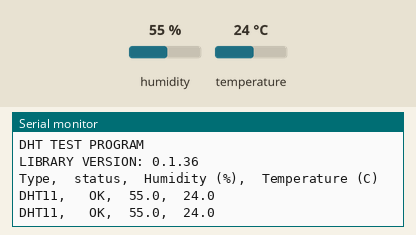
A sketch run on a simulated Arduino Uno, built with avr-gcc and run on an emulated ATmega328P. Shown: the last lines printed to the serial monitor. The inputs (shaded band) are chosen by the test bench; at power-on: humidity 55 %, temperature 24 °C.

Above: at 5.8 s.
5.9 s: humidity set to 22 %
At 10.6 s:
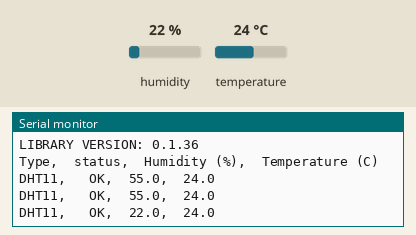
11.9 s: temperature set to 12 °C
At 16.5 s:
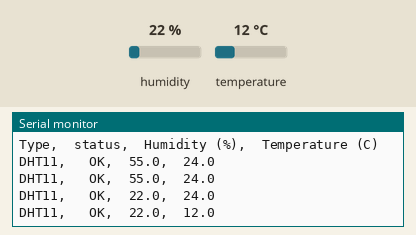
17.9 s: humidity set to 40 %
At 21.1 s:
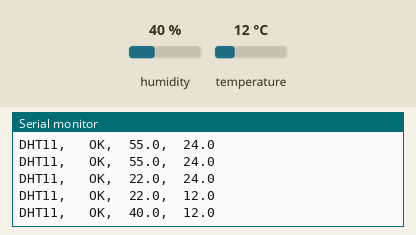
Timing chart, 0 to 22.6 s (numbered marks = the images above; inputs shaded):
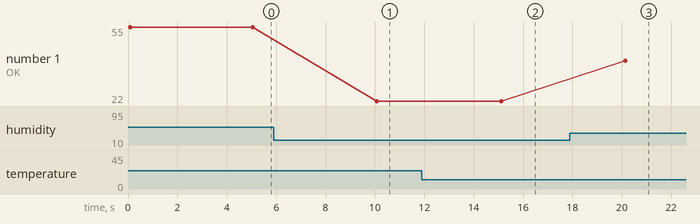

Measured:
- after the input at 5.9 s, the serial monitor: prints a new line after 4.2 s (image 1)
- after the input at 11.9 s, the serial monitor: prints a new line after 3.2 s (image 2)
- after the input at 17.9 s, the serial monitor: prints a new line after 2.2 s (image 3)
- plotted number 1: 55 → 22 after the input at 5.9 s, 22 → 40 after the input at 17.9 s

The sketch:

______v1.0.ino
```cpp
#include <dht.h>//调用库文件

dht DHT;

#define DHT11_PIN 8//put the sensor in the digital pin 4

void setup()
{
  Serial.begin(9600);
  Serial.println("DHT TEST PROGRAM ");
  Serial.print("LIBRARY VERSION: ");
  Serial.println(DHT_LIB_VERSION);
  Serial.println();
  Serial.println("Type,\tstatus,\tHumidity (%),\tTemperature (C)");
}

void loop()
{

  // READ DATA
  Serial.print("DHT11, \t");
  int chk = DHT.read11(DHT11_PIN);
  switch (chk)
  {
    case 0:  Serial.print("OK,\t"); break;
    case -1: Serial.print("Checksum error,\t"); break;
    case -2: Serial.print("Time out error,\t"); break;
    default: Serial.print("Unknown error,\t"); break;
  }
  // DISPLAT DATA
  Serial.print(DHT.humidity, 1);
  Serial.print(",\t");
  Serial.println(DHT.temperature, 1);
  delay(5000);
}
```
